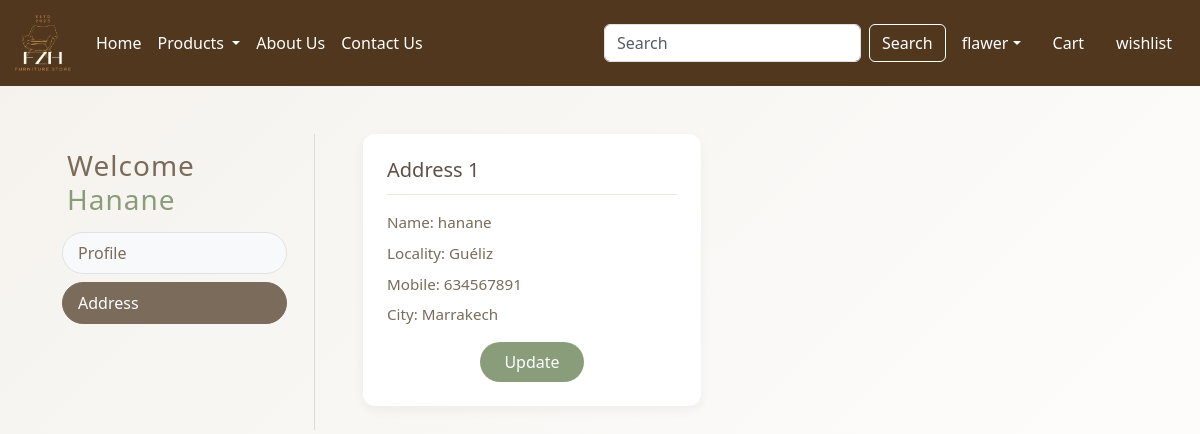
/address/ (signed in), run on the app's committed database.
### app/models.py (models this page shows, shortened)
class Customer(models.Model):
    user = models.ForeignKey(User, on_delete=models.CASCADE)
    name = models.CharField(max_length=200)
    locality = models.CharField(max_length=200)
    city = models.CharField(max_length=50)
    mobile = models.IntegerField(default=0)

### app/views.py (the view)
# urls.py: path('address/', views.address,name='address'),
def address(request):
    add = Customer.objects.filter(user=request.user)
    return render(request,"app/address.html",locals())

### app/templates/app/address.html (shortened to what this page needs)
{% extends 'app/base.html' %}
{% load static %}
{% block main-content %}
<div class="container my-5">
    <div class="row">
        <div class="col-sm-3 border-end">
            <div class="sidebar-content">
                <h3 class="welcome-msg mb-3">Welcome <span class="text-capitalize">{{request.user}}</span></h3>
                <div class="d-flex flex-column gap-2">
                    <a href="{% url 'profile' %}" class="btn btn-menu">Profile</a>
                    <a href="{% url 'address' %}" class="btn btn-menu active">Address</a>
                </div>
            </div>
        </div>
        <div class="col-sm-8 ps-5">
            <div class="row">
                {% for ad in add %}
                <div class="col-sm-6 mb-4">
                    <div class="card h-100">
                        <div class="card-body">
                            <h3>Address {{forloop.counter}}</h3>
                            <p>Name: {{ad.name}}</p>
                            <p>Locality: {{ad.locality}}</p>
                            <p>Mobile: {{ad.mobile}}</p>
                            <p>City: {{ad.city}}</p>
                            <div class="text-center mt-3">
                                <a href="{% url 'updateAddress' pk=ad.id %}" type="button" class="btn btn-success px-4">Update</a>
                            </div>
                        </div>
                    </div>
                </div>
                {% endfor %}
            </div>
        </div>
    </div>
</div>
{% endblock main-content %}

### app/templates/app/address.html (style rules this page uses)
body { background: linear-gradient(135deg, #f5f2ed, #ffffff); font-family: 'Segoe UI', Tahoma, Geneva, Verdana, sans-serif; background-attachment: fixed; min-height: 100vh; }
.container { margin-top: 50px; }
h3.welcome-msg { color: #7a6b5a; font-weight: 400; letter-spacing: 1px; margin-left: 5px; }
.border-end { border-right: 1px solid rgba(122, 107, 90, 0.2) !important; }
.sidebar-content { padding: 15px 15px 15px 20px; }
.btn-menu { background-color: #f8f9fa; color: #7a6b5a; border: 1px solid #dee2e6; border-radius: 30px; text-align: left; padding: 8px 15px; transition: all 0.3s ease; width: 100%; }
.btn-menu.active { background-color: #7a6b5a; color: white; border-color: #7a6b5a; font-weight: 500; }
.card { border: none; border-radius: 12px; box-shadow: 0 4px 12px rgba(0, 0, 0, 0.05); transition: all 0.3s ease; background: white; height: 100%; }
.card-body { padding: 1.5rem; }
.card-body h3 { color: #5e5044; font-size: 1.25rem; border-bottom: 1px solid #f0e6dc; padding-bottom: 0.75rem; margin-bottom: 1rem; }
.card-body p { color: #7a6b5a; margin-bottom: 0.5rem; font-size: 0.95rem; }
.btn-success { background-color: #8a9d7b; border: none; border-radius: 20px; padding: 8px 20px; transition: all 0.3s ease; }
.text-capitalize { color: #8a9d7b; font-weight: 500; }

### data on the page
Customer: name "hanane", locality "Guéliz", mobile "634567891", city "Marrakech"

### other printed values
{{ request.user }} "Hanane"
